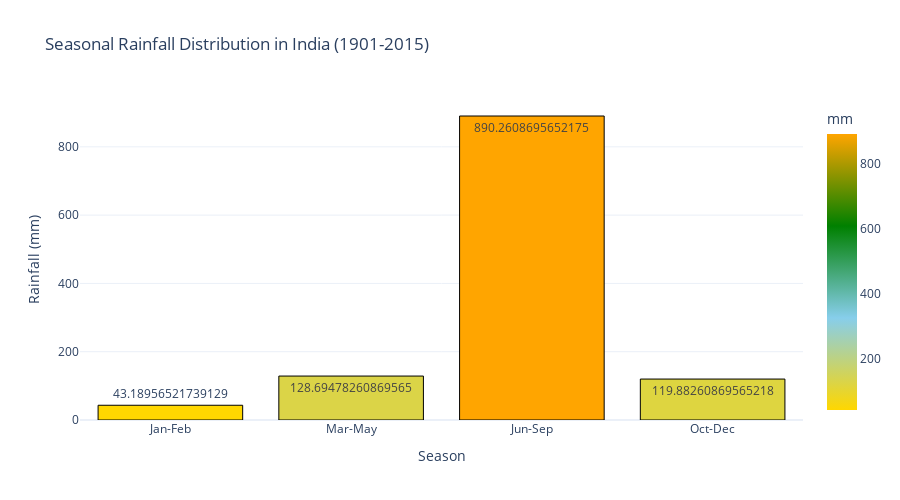

The code cell stored with this chart in its notebook:
### Markdown cell above
This bar chart illustrates a highly uneven distribution of rainfall across months, with July and August receiving the highest average rainfall. The red dashed line represents the mean monthly rainfall, showing that most months receive rainfall below the average, except during the monsoon months (June to September).

### Code cell
# seasonal rainfall distribution
seasonal_columns = ['Jan-Feb', 'Mar-May', 'Jun-Sep', 'Oct-Dec']
seasonal_avg = rainfall_data[seasonal_columns].mean()

fig_seasonal = px.bar(
    x=seasonal_avg.index,
    y=seasonal_avg.values,
    labels={'x': 'Season', 'y': 'Rainfall (mm)'},
    title='Seasonal Rainfall Distribution in India (1901-2015)',
    text=seasonal_avg.values,
    color=seasonal_avg.values,
    color_continuous_scale=['gold', 'skyblue', 'green', 'orange']
)

fig_seasonal.update_traces(marker_line_color='black', marker_line_width=1)
fig_seasonal.update_layout(
    template='plotly_white',
    height=500,
    coloraxis_colorbar=dict(title='mm')
)
fig_seasonal.update_layout(template='plotly_white', height=500)
fig_seasonal.show()

### Figure 1 — Plotly figure (JSON) as saved in the notebook; plotly's stock layout.template omitted (floating-point values rounded to 4 significant figures)
{"data": [{"hovertemplate": "Season=%{x}<br>Rainfall (mm)=%{y}<br>text=%{text}<br>color=%{marker.color}<extra></extra>", "legendgroup": "", "marker": {"color": [43.19, 128.7, 890.3, 119.9], "coloraxis": "coloraxis", "line": {"color": "black", "width": 1}, "pattern": {"shape": ""}}, "name": "", "orientation": "v", "showlegend": false, "text": [43.19, 128.7, 890.3, 119.9], "textposition": "auto", "type": "bar", "x": ["Jan-Feb", "Mar-May", "Jun-Sep", "Oct-Dec"], "xaxis": "x", "y": [43.19, 128.7, 890.3, 119.9], "yaxis": "y"}], "layout": {"barmode": "relative", "coloraxis": {"colorbar": {"title": {"text": "mm"}}, "colorscale": [[0, "gold"], [0.3333, "skyblue"], [0.6667, "green"], [1, "orange"]]}, "height": 500, "legend": {"tracegroupgap": 0}, "title": {"text": "Seasonal Rainfall Distribution in India (1901-2015)"}, "xaxis": {"anchor": "y", "domain": [0, 1], "title": {"text": "Season"}}, "yaxis": {"anchor": "x", "domain": [0, 1], "title": {"text": "Rainfall (mm)"}}}}
